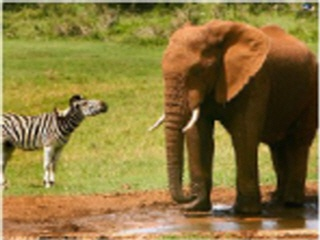
#> input picture opencv/images/img1.jpg, 320 x 240 px, found by its file name
$ python '산술_논리연산3.py'
#> lines starting #> are read from the running program, lines starting #| are printed output that depends on the picture; after the words box and inside, x2 and y2 are one past the last pixel; in counts of white or black regions, pixels touching at a corner belong together
import numpy as np
import cv2
from matplotlib import pyplot as plt

img1 = cv2.imread('/Users/bagseonghyeon/Desktop/schoolstudy/opencv/images/img1.jpg')
#> img1 is the input picture: shape (240, 320, 3); mean B, G, R 60.1, 118.6, 138.3
img2 = cv2.imread('/Users/bagseonghyeon/Desktop/schoolstudy/opencv/images/img2.jpg')
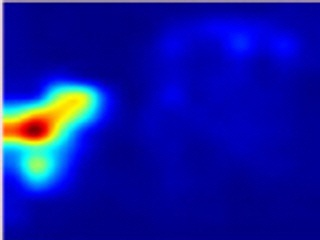
#> input picture opencv/images/img2.jpg, 320 x 240 px, found by its file name
#> img2 is the input picture: shape (240, 320, 3); mean B, G, R 164.4, 22, 14
img3 = cv2.imread('/Users/bagseonghyeon/Desktop/schoolstudy/opencv/images/img3.jpg')
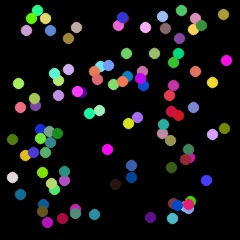
#> input picture opencv/images/img3.jpg, 240 x 240 px, found by its file name
#> img3 is the input picture: shape (240, 240, 3); mean B, G, R 21.7, 20.8, 21.4
img4 = cv2.imread('/Users/bagseonghyeon/Desktop/schoolstudy/opencv/images/img4.jpg')
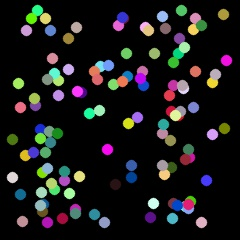
#> input picture opencv/images/img4.jpg, 240 x 240 px, found by its file name
#> img4 is the input picture: shape (240, 240, 3); mean B, G, R 26.7, 26.3, 26.5
img5 = cv2.imread('/Users/bagseonghyeon/Desktop/schoolstudy/opencv/images/img5.jpg')
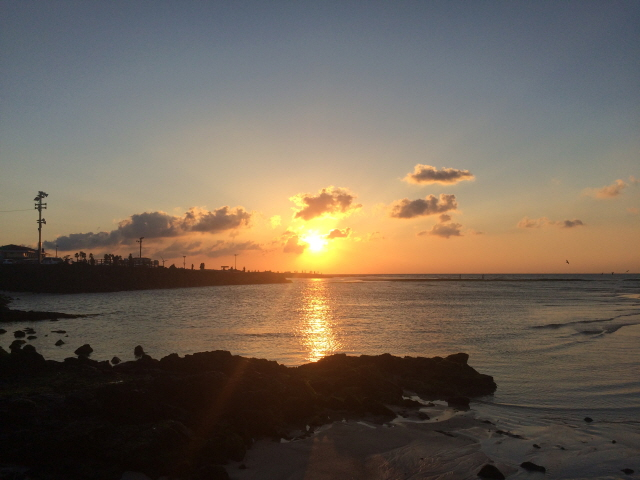
#> input picture opencv/images/img5.jpg, 640 x 480 px, found by its file name
#> img5 is the input picture: shape (480, 640, 3); mean B, G, R 85.2, 98.4, 111

print(img5.shape)
#| (480, 640, 3)

mask = np.full(shape=img5.shape, fill_value=0, dtype=np.uint8)
h, w, c = img5.shape
#> h = 480; w = 640; c = 3
x = (int)(w/2) - 60; y = (int)(h/2) - 60
#> after `x = int(w / 2) - 60`: x = 260
#> after `y = int(h / 2) - 60`: y = 180
cv2.rectangle(mask, (x, y), (x+120, y+120), (255, 255, 255), -1)
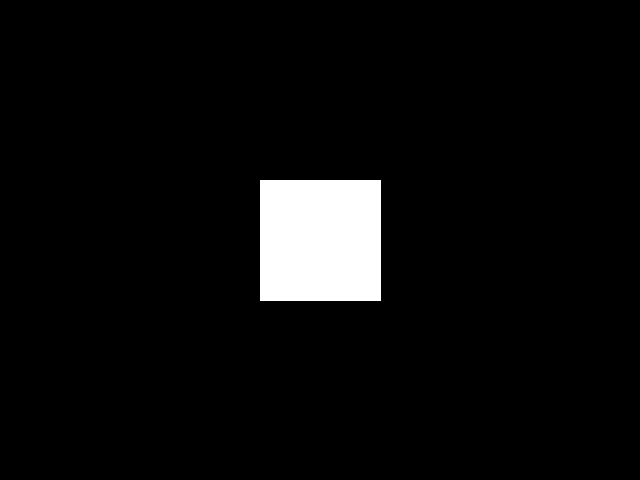
#> mask: shape (480, 640, 3); 4.8% white; 1 white region, box (x1, y1, x2, y2) and area: (260, 180, 381, 301) 14641

ress = []
ress.append(cv2.add(img1, img2))
ress.append(cv2.addWeighted(img1, 0.5, img2, 0.5, 0))
ress.append(cv2.subtract(img3, img4))
ress.append(cv2.absdiff(img3, img4))
ress.append(cv2.bitwise_not(img5))
ress.append(cv2.bitwise_and(img5, mask))

titles = []
titles.append('input1')
titles.append('input2')
titles.append('input3')
titles.append('input4')
titles.append('input5')
titles.append('mask')

titles.append('add')
titles.append('addWeighted')
titles.append('subtract')
titles.append('absdiff')
titles.append('bitwise_not')
titles.append('bitwise_and')

images = [img1, img2, img3, img4, img5, mask, ress[0], ress[1], ress[2], ress[3], ress[4], ress[5]]

for i in range(12):
    plt.subplot(2, 6, i+1),plt.imshow(images[i])
    plt.title(titles[i])
    plt.xticks([]),plt.yticks([])
plt.show()
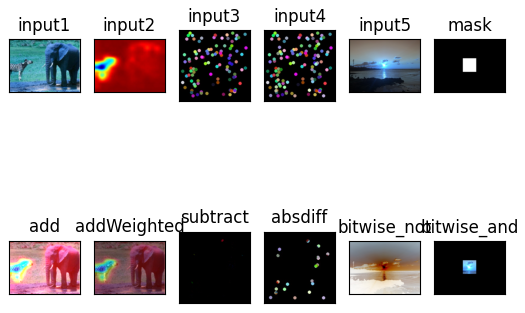
#> figure drawn by matplotlib, 12 panels; B, G, R data is drawn as R, G, B
